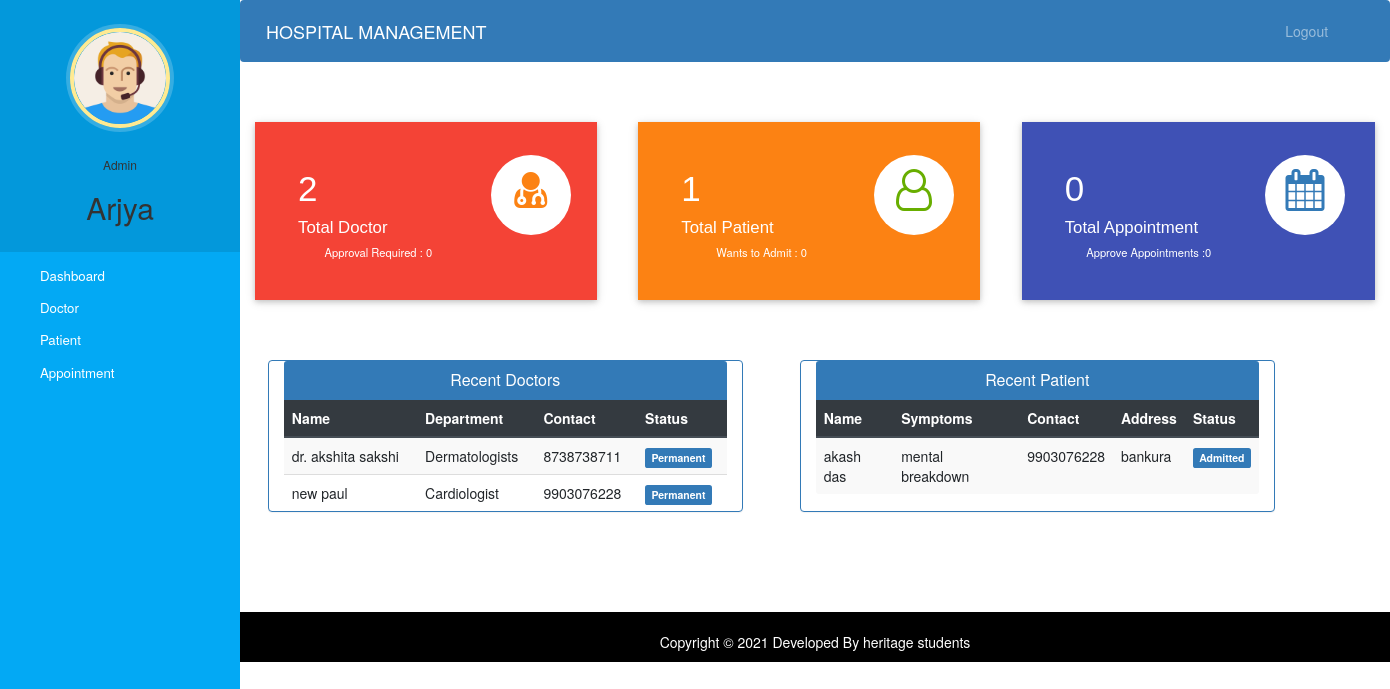
The app's page /admin-dashboard (signed in), older data.
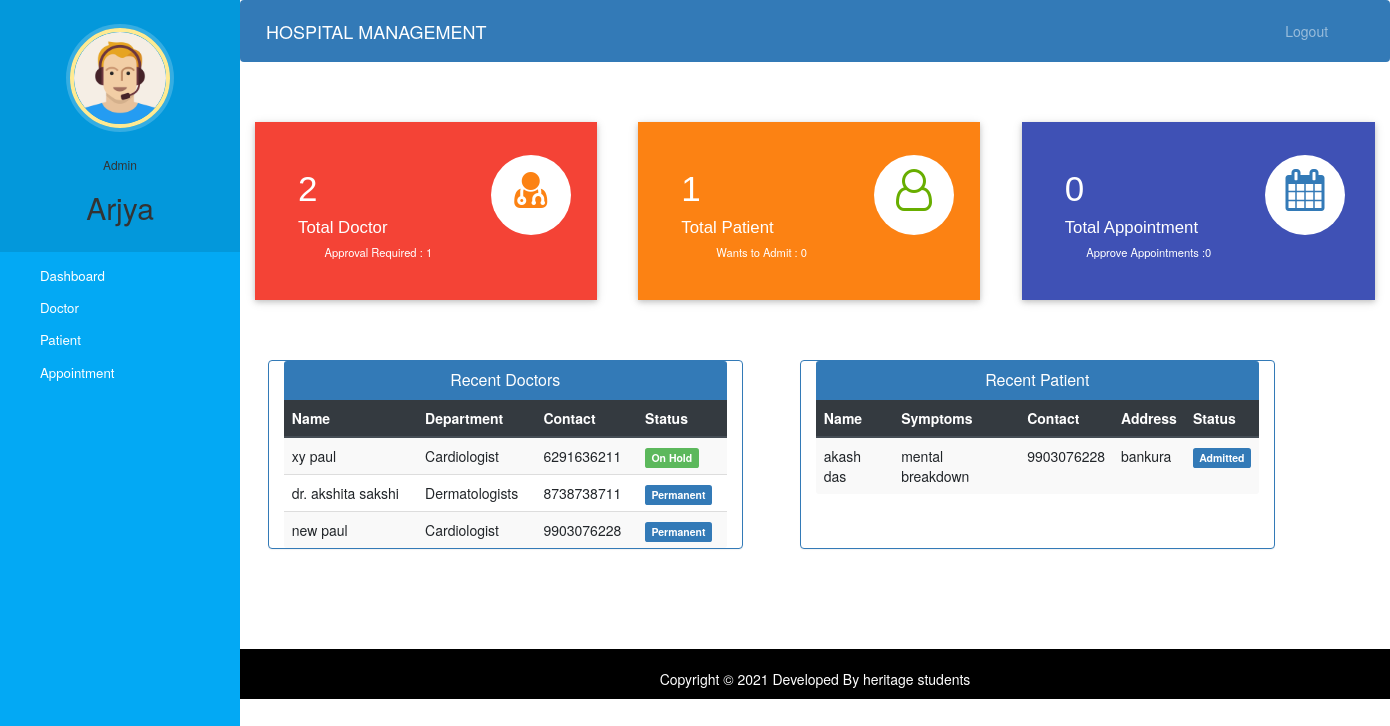
The same page, newer data.
### hospital/models.py (models this page shows, shortened)
class Doctor(models.Model):
    user=models.OneToOneField(User,on_delete=models.CASCADE)
    profile_pic= models.ImageField(upload_to='profile_pic/DoctorProfilePic/',null=True,blank=True)
    address = models.CharField(max_length=40)
    mobile = models.CharField(max_length=20,null=True)
    department= models.CharField(max_length=50,choices=departments,default='Cardiologist')
    status=models.BooleanField(default=False)
    @property
    def get_name(self):
        return self.user.first_name+" "+self.user.last_name

class Patient(models.Model):
    user=models.OneToOneField(User,on_delete=models.CASCADE)
    profile_pic= models.ImageField(upload_to='profile_pic/PatientProfilePic/',null=True,blank=True)
    address = models.CharField(max_length=40)
    mobile = models.CharField(max_length=20,null=False)
    symptoms = models.CharField(max_length=100,null=False)
    assignedDoctorId = models.PositiveIntegerField(null=True)
    admitDate=models.DateField(auto_now=True)
    status=models.BooleanField(default=False)
    @property
    def get_name(self):
        return self.user.first_name+" "+self.user.last_name

### hospital/views.py (the view)
# urls.py: path('admin-dashboard', views.admin_dashboard_view,name='admin-dashboard'),
@login_required(login_url='adminlogin')
@user_passes_test(is_admin)
def admin_dashboard_view(request):
    doctors=models.Doctor.objects.all().order_by('-id')
    patients=models.Patient.objects.all().order_by('-id')
    doctorcount=models.Doctor.objects.all().filter(status=True).count()
    pendingdoctorcount=models.Doctor.objects.all().filter(status=False).count()
    patientcount=models.Patient.objects.all().filter(status=True).count()
    pendingpatientcount=models.Patient.objects.all().filter(status=False).count()
    appointmentcount=models.Appointment.objects.all().filter(status=True).count()
    pendingappointmentcount=models.Appointment.objects.all().filter(status=False).count()
    mydict={
    'doctors':doctors,
    'patients':patients,
    'doctorcount':doctorcount,
    'pendingdoctorcount':pendingdoctorcount,
    'patientcount':patientcount,
    'pendingpatientcount':pendingpatientcount,
    'appointmentcount':appointmentcount,
    'pendingappointmentcount':pendingappointmentcount,
    }
    return render(request,'hospital/admin_dashboard.html',context=mydict)

### hospital/views.py (called while the page is built)
def is_admin(user):
    return user.groups.filter(name='ADMIN').exists()

### templates/hospital/admin_dashboard.html
{% extends 'hospital/admin_base.html' %}
{% load static %}
{% block content %}
{%include 'hospital/admin_dashboard_cards.html'%}
<br><br><br>
<div class="container">
  <div class="row">
    <div class="panel panel-primary col-md-5" style="margin-left:2%;">
      <div class="panel-heading" style="text-align:center;">
        <h6 class="panel-title">Recent Doctors</h6>
      </div>
      <table class="table table-hover table-striped" id="dev-table">
        <thead class="thead-dark">
          <tr>
            <th>Name</th>
            <th>Department</th>
            <th>Contact</th>
            <th>Status</th>
          </tr>
        </thead>
        {% for d in doctors %}
        <tr>
          <td> {{d.get_name}}</td>
          <td>{{d.department}}</td>
          <td>{{d.mobile}}</td>
          {%if d.status%}
          <td> <span class="label label-primary">Permanent</span></td>
          {% else %}
          <td> <span class="label label-success">On Hold</span></td>
          {% endif %}
        </tr>
        {% endfor %}
      </table>
    </div>
    <div class="panel panel-primary col-md-5" style="margin-left:5%;">
      <div class="panel-heading" style="text-align:center;">
        <h6 class="panel-title">Recent Patient</h6>
      </div>
      <table class="table table-hover table-striped" id="dev-table">
        <thead class="thead-dark">
          <tr>
            <th>Name</th>
            <th>Symptoms</th>
            <th>Contact</th>
            <th>Address</th>
            <th>Status</th>
          </tr>
        </thead>
        {% for p in patients %}
        <tr>
          <td> {{p.get_name}}</td>
          <td>{{p.symptoms}}</td>
          <td>{{p.mobile}}</td>
          <td>{{p.address}}</td>
          {%if p.status%}
          <td> <span class="label label-primary">Admitted</span></td>
          {% else %}
          <td> <span class="label label-success">On Hold</span></td>
          {% endif %}
        </tr>
        {% endfor %}
      </table>
    </div>
  </div>
</div>
{% endblock content %}

Row changes from the older to the newer data that the page shows:
added Doctor: get_name "xy paul", department "Cardiologist", mobile "6291636211", status "On Hold"
Text that changed along with them:
{{ pendingdoctorcount }}: "0" → "1"
